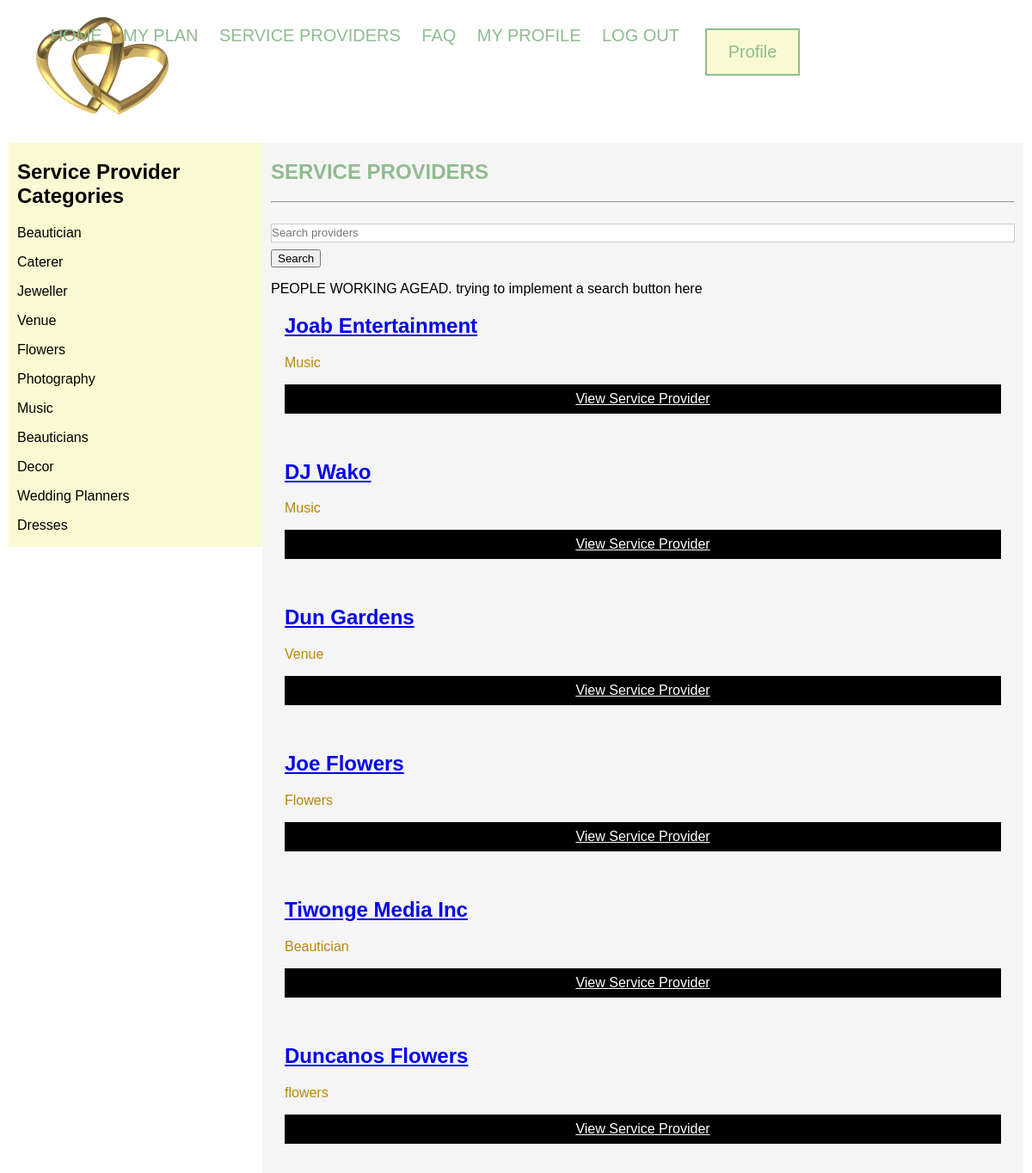
The page /providers.php on the database its author committed.
### tables this page shows
CREATE TABLE `service_provider` (
  `SP_ID` int(11) NOT NULL,
  `email` varchar(30) NOT NULL,
  `first_name` varchar(15) DEFAULT NULL,
  `surname` varchar(20) DEFAULT NULL,
  `address` varchar(60) DEFAULT NULL,
  `postcode` varchar(8) DEFAULT NULL,
  `category` varchar(15) DEFAULT NULL,
  `business_name` varchar(40) DEFAULT NULL
);

### providers.php (the view, shortened to what this page needs)
<!DOCTYPE html>
<html>
<head>
    <link rel="stylesheet" type="text/css" href="CSS/styles.css">
    <link rel="stylesheet" type="text/css" href="CSS/homepage.css">
    <link rel="stylesheet" type="text/css" href="CSS/unsemantic-grid-responsive-tablet.css">
</head>
<body style=" background-image:/*linear-gradient(rgba(0,0,0,0.05),rgba(0,0,0,0.05)),*/url(assets/images/wed.jpg);">
<header>
    <?php include 'PHP_database_insert/nav_bar.php';
    ?>
    <p><button class="btn3 info3" onclick="document.getElementById('id02').style.display='block'" style="width:110px;height:auto;float:right">Profile</button></p>
</header>
<div class="grid-container">
    <div class = "grid-25" style="background-color:lightgoldenrodyellow"><h2>Service Provider Categories</h2>
    <div padding="3">
        <p>Beautician</p>
        <p>Caterer</p>
        <p>Jeweller</p>
        <p>Venue</p>
        <p>Flowers</p>
        <p>Photography</p>
        <p>Music</p>
        <p>Beauticians</p>
        <p>Decor</p>
        <p>Wedding Planners</p>
        <p>Dresses</p>
    </div>
    </div>
    <div class = "grid-75" style="background-color:whitesmoke">
        <h2 style="color:darkseagreen">SERVICE PROVIDERS</h2>
        <hr>
        <form method="GET" action="providers.php?go">
            <div>
                <p><input type="text" name="search" placeholder="Search providers">
                <input type="submit" value="Search"></p>
            </div>
        </form>
        <?php
        require_once('PHP_database_insert/db.php');
echo "PEOPLE WORKING AGEAD. trying to implement a search button here";
            $sql = "SELECT * FROM service_provider";
            if ($result = mysqli_query($connection, $sql)){
                if (mysqli_num_rows($result) > 0){
                    while($row = mysqli_fetch_array($result)){
                        echo "<div class='container'>";
                        echo "<h2>" . "<a href ='service_providers.php?id={$row['SP_ID']}'>" . $row['business_name'] . "</a>" . "</h2>";
                        echo "<p class='title'>" . $row['category'] . "</p>";
                        echo "<p><a href='service_providers.php?id={$row['SP_ID']}' class='button'>View Service Provider</a></p>";
                        echo "</div>" . "<br>";
                    }
                }else {
                    echo "No results matching your query were found.";
                }
            }
        ?>
</div>
</body>
</html>

### PHP_database_insert/nav_bar.php
<div class="grid-container">
    <div class="grid-50">
<div class="row">
    <div class="logo">
        <img src="assets/images/logo1.png" alt="wedding band">
    </div>
    <nav>
        <ul class="main-nav">
            <li><a href="cust_home.php">HOME</a></li>
           <li><a href="plan.php">MY PLAN</a></li>
            <li><a href="providers.php">SERVICE PROVIDERS</a></li>
            <li><a href="#">FAQ</a></li>
            <li><a href="#">MY PROFILE</a></li>
            <li><a href="PHP_database_insert/logout.php">LOG OUT</a></li>
        </ul>
    </nav>
</div>
    </div>
</div>

### CSS/styles.css (style rules this page uses)
body { font-family: Arial, Helvetica, sans-serif; }
input[type=text], input[type=password] { width: 100%; height: 12px; padding: 10px 0px; margin: 8px 0; display: inline-block; border: 1px solid #ccc; box-sizing: border-box; }
button { background-color: #4CAF50; color: white; padding: 14px 20px; margin: 8px 0; border: 2px; cursor: pointer; width: 100%; }
.container { padding: 40px; }
html { box-sizing: border-box; }
*, *:before, *:after { box-sizing: inherit; }
.sp_container::after, .row::after { content: ""; clear: both; display: table; }
.button { border: none; outline: 0; display: inline-block; padding: 8px; color: white; background-color: #000; text-align: center; cursor: pointer; width: 100%; }
body { height: 100vh; background-size: cover; background-position: center; }
.container { padding: 0 16px; }
.container::after, .row::after { content: ""; clear: both; display: table; }
.title { color:darkgoldenrod; }
.row { max-width: 1200px; margin: auto; }
.logo img { width: 200px; height:auto; float: left; }
.main-nav { float: right; list-style: none; margin-top: 30px; }
.main-nav li { display:inline-block; }
.main-nav li a { color: darkseagreen; text-decoration: none; padding: 5px 35px; font-family: "Trebuchet MS","Helvetica", "Sans-serif"; font-size: 20px; }

### CSS/homepage.css (style rules this page uses)
body,html { height: 100%; margin: 0; font-family:"Trebuchet MS",Helvetica, "Sans-serif";; }
* { box-sizing: border-box; }
.btn3 { border: 2px solid black; background-color: lightgoldenrodyellow; color: black; padding: 14px 14px; font-size: 20px; cursor: pointer; position: absolute; top: 25px; right: 270px; }
.info3 { border-color: darkseagreen; color: darkseagreen; }
.logo img { width: 200px; height: auto; float: left; }
.row { max-width: 1200px; margin: auto; }
.logo img { max-width: 200px; width: 100%; height:auto; float: left; }
.main-nav { float:right; list-style: none; margin-top: 30px; position: absolute; right:400px; }
.main-nav li { display:inline-block; }
.main-nav li a { color: darkseagreen; text-decoration: none; padding: 5px 10px; font-family: "Trebuchet MS","Helvetica", "Sans-serif"; font-size: 20px; }
body { height: 100vh; background-size: cover; background-position: center; }

### rows shown on the page
service_provider: business_name "Joab Entertainment", category "Music"
service_provider: business_name "DJ Wako", category "Music"
service_provider: business_name "Dun Gardens", category "Venue"
service_provider: business_name "Joe Flowers", category "Flowers"
service_provider: business_name "Tiwonge Media Inc", category "Beautician"
service_provider: business_name "Duncanos Flowers", category "flowers"
